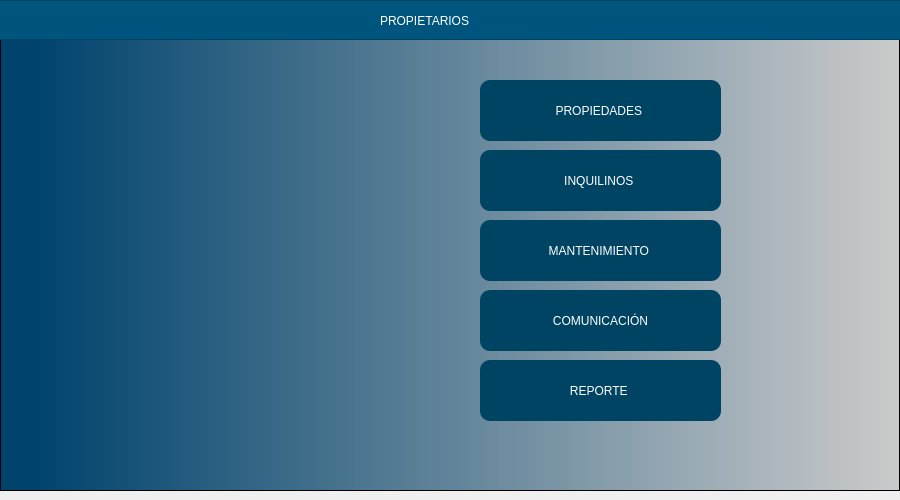
<?xml version="1.0" encoding="UTF-8"?>
<ui version="4.0">
 <class>MainWindow</class>
 <widget class="QMainWindow" name="MainWindow">
  <property name="geometry">
   <rect>
    <x>0</x>
    <y>0</y>
    <width>900</width>
    <height>500</height>
   </rect>
  </property>
  <property name="minimumSize">
   <size>
    <width>900</width>
    <height>500</height>
   </size>
  </property>
  <property name="maximumSize">
   <size>
    <width>900</width>
    <height>16777215</height>
   </size>
  </property>
  <property name="windowTitle">
   <string>MainWindow</string>
  </property>
  <widget class="QWidget" name="centralwidget">
   <layout class="QHBoxLayout" name="horizontalLayout" stretch="0">
    <property name="leftMargin">
     <number>0</number>
    </property>
    <property name="topMargin">
     <number>0</number>
    </property>
    <property name="rightMargin">
     <number>0</number>
    </property>
    <item>
     <widget class="QFrame" name="framefondo">
      <property name="styleSheet">
       <string notr="true">QWidget#framefondo{
background-color: qlineargradient(spread:pad, x1:0, y1:0, x2:1, y2:0, stop:0.039548 rgba(0, 67, 109, 255), stop:1 rgba(203, 203, 203, 255));}</string>
      </property>
      <property name="frameShape">
       <enum>QFrame::StyledPanel</enum>
      </property>
      <property name="frameShadow">
       <enum>QFrame::Raised</enum>
      </property>
      <widget class="QFrame" name="frame_superior">
       <property name="geometry">
        <rect>
         <x>-10</x>
         <y>0</y>
         <width>911</width>
         <height>40</height>
        </rect>
       </property>
       <property name="maximumSize">
        <size>
         <width>16777215</width>
         <height>40</height>
        </size>
       </property>
       <property name="styleSheet">
        <string notr="true">background-color: rgb(0, 85, 127);</string>
       </property>
       <property name="frameShape">
        <enum>QFrame::StyledPanel</enum>
       </property>
       <property name="frameShadow">
        <enum>QFrame::Raised</enum>
       </property>
       <widget class="QLabel" name="label">
        <property name="geometry">
         <rect>
          <x>390</x>
          <y>10</y>
          <width>331</width>
          <height>21</height>
         </rect>
        </property>
        <property name="styleSheet">
         <string notr="true">font: 16pt &quot;Arial&quot;;
color: white;</string>
        </property>
        <property name="text">
         <string>PROPIETARIOS</string>
        </property>
       </widget>
      </widget>
      <widget class="QPushButton" name="btnPropiedades">
       <property name="geometry">
        <rect>
         <x>480</x>
         <y>80</y>
         <width>241</width>
         <height>61</height>
        </rect>
       </property>
       <property name="layoutDirection">
        <enum>Qt::RightToLeft</enum>
       </property>
       <property name="styleSheet">
        <string notr="true">
QPushButton{
font: 87 9pt &quot;Arial&quot;;
background-color: rgb(0, 68, 100);
color:white;

border-radius: 10px;
}


QPushButton:hover {
background-color:rgb(0, 101, 148);
}</string>
       </property>
       <property name="text">
        <string>PROPIEDADES </string>
       </property>
       <property name="icon">
        <iconset>
         <normaloff>../../PROYECTO 1/Interfaz Grafica/Imagenes/casa (2).png</normaloff>../../PROYECTO 1/Interfaz Grafica/Imagenes/casa (2).png</iconset>
       </property>
      </widget>
      <widget class="QPushButton" name="btnINQUILINOS">
       <property name="geometry">
        <rect>
         <x>480</x>
         <y>150</y>
         <width>241</width>
         <height>61</height>
        </rect>
       </property>
       <property name="layoutDirection">
        <enum>Qt::RightToLeft</enum>
       </property>
       <property name="styleSheet">
        <string notr="true">QPushButton{
font: 87 9pt &quot;Arial&quot;;
background-color: rgb(0, 68, 100);
color:white;

border-radius: 10px;
}


QPushButton:hover {
background-color:rgb(0, 101, 148);
}</string>
       </property>
       <property name="text">
        <string>INQUILINOS </string>
       </property>
       <property name="icon">
        <iconset>
         <normaloff>../../PROYECTO 1/Interfaz Grafica/Imagenes/inquilino.png</normaloff>../../PROYECTO 1/Interfaz Grafica/Imagenes/inquilino.png</iconset>
       </property>
      </widget>
      <widget class="QLabel" name="label_2">
       <property name="geometry">
        <rect>
         <x>420</x>
         <y>180</y>
         <width>47</width>
         <height>13</height>
        </rect>
       </property>
       <property name="text">
        <string/>
       </property>
      </widget>
      <widget class="QLabel" name="label_3">
       <property name="geometry">
        <rect>
         <x>220</x>
         <y>160</y>
         <width>201</width>
         <height>191</height>
        </rect>
       </property>
       <property name="text">
        <string/>
       </property>
       <property name="pixmap">
        <pixmap>../../PROYECTO 1/Interfaz Grafica/Imagenes/propietarios.png</pixmap>
       </property>
       <property name="scaledContents">
        <bool>true</bool>
       </property>
      </widget>
      <widget class="QPushButton" name="btnMANTENIMIENTO">
       <property name="geometry">
        <rect>
         <x>480</x>
         <y>220</y>
         <width>241</width>
         <height>61</height>
        </rect>
       </property>
       <property name="layoutDirection">
        <enum>Qt::RightToLeft</enum>
       </property>
       <property name="styleSheet">
        <string notr="true">QPushButton{
font: 87 9pt &quot;Arial&quot;;
background-color: rgb(0, 68, 100);
color:white;

border-radius: 10px;
}


QPushButton:hover {
background-color:rgb(0, 101, 148);
}</string>
       </property>
       <property name="text">
        <string>MANTENIMIENTO </string>
       </property>
       <property name="icon">
        <iconset>
         <normaloff>../../PROYECTO 1/Interfaz Grafica/Imagenes/mantenimiento.png</normaloff>../../PROYECTO 1/Interfaz Grafica/Imagenes/mantenimiento.png</iconset>
       </property>
      </widget>
      <widget class="QPushButton" name="btnCOMUNICACION">
       <property name="geometry">
        <rect>
         <x>480</x>
         <y>290</y>
         <width>241</width>
         <height>61</height>
        </rect>
       </property>
       <property name="layoutDirection">
        <enum>Qt::RightToLeft</enum>
       </property>
       <property name="styleSheet">
        <string notr="true">QPushButton{
font: 87 9pt &quot;Arial&quot;;
background-color: rgb(0, 68, 100);
color:white;

border-radius: 10px;
}


QPushButton:hover {
background-color:rgb(0, 101, 148);
}</string>
       </property>
       <property name="text">
        <string>COMUNICACIÓN</string>
       </property>
       <property name="icon">
        <iconset>
         <normaloff>../../PROYECTO 1/Interfaz Grafica/Imagenes/mjs.png</normaloff>../../PROYECTO 1/Interfaz Grafica/Imagenes/mjs.png</iconset>
       </property>
      </widget>
      <widget class="QPushButton" name="btnREPORTE">
       <property name="geometry">
        <rect>
         <x>480</x>
         <y>360</y>
         <width>241</width>
         <height>61</height>
        </rect>
       </property>
       <property name="layoutDirection">
        <enum>Qt::RightToLeft</enum>
       </property>
       <property name="styleSheet">
        <string notr="true">QPushButton{
font: 87 9pt &quot;Arial&quot;;
background-color: rgb(0, 68, 100);
color:white;

border-radius: 10px;
}


QPushButton:hover {
background-color:rgb(0, 101, 148);
}</string>
       </property>
       <property name="text">
        <string>REPORTE </string>
       </property>
       <property name="icon">
        <iconset>
         <normaloff>Imagenes/reporte.png</normaloff>Imagenes/reporte.png</iconset>
       </property>
      </widget>
     </widget>
    </item>
   </layout>
  </widget>
 </widget>
 <resources/>
 <connections/>
</ui>
